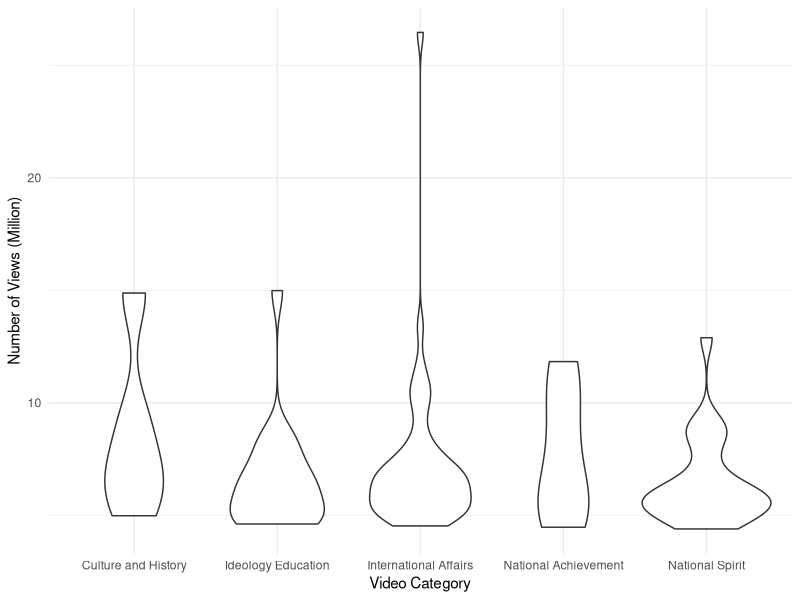
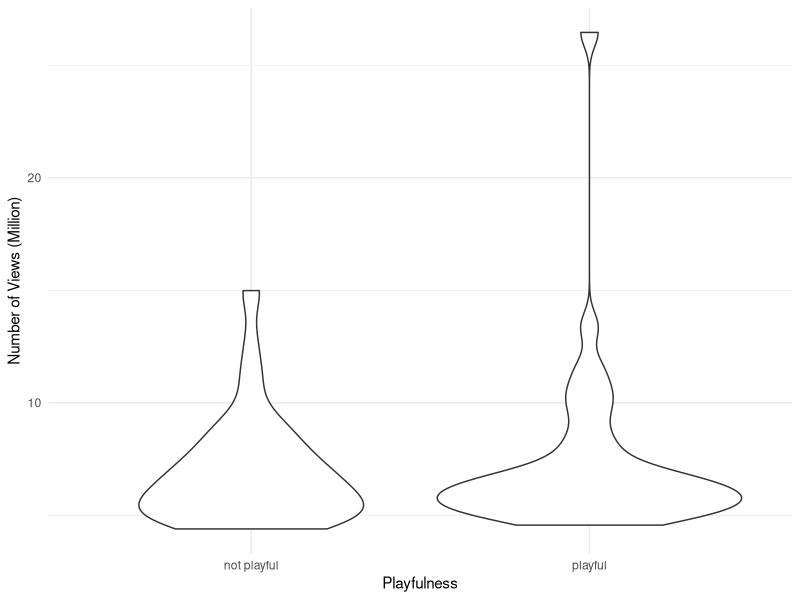
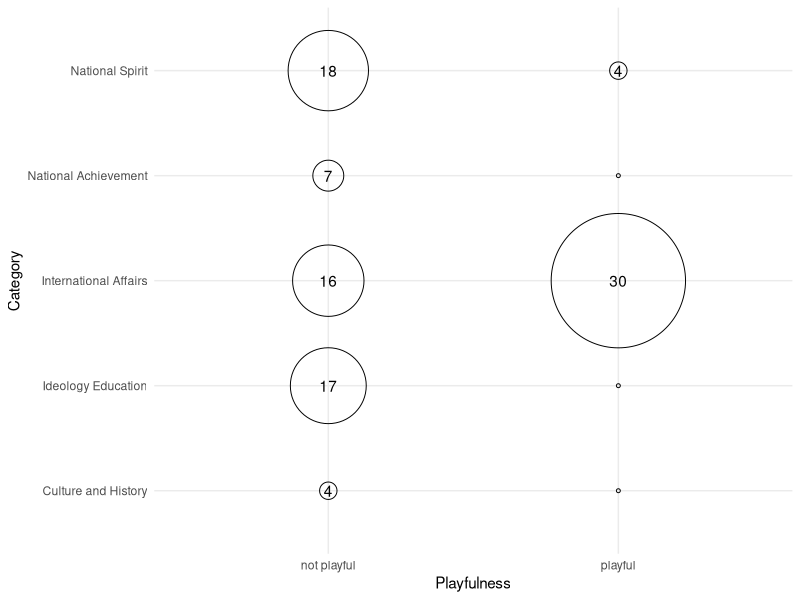
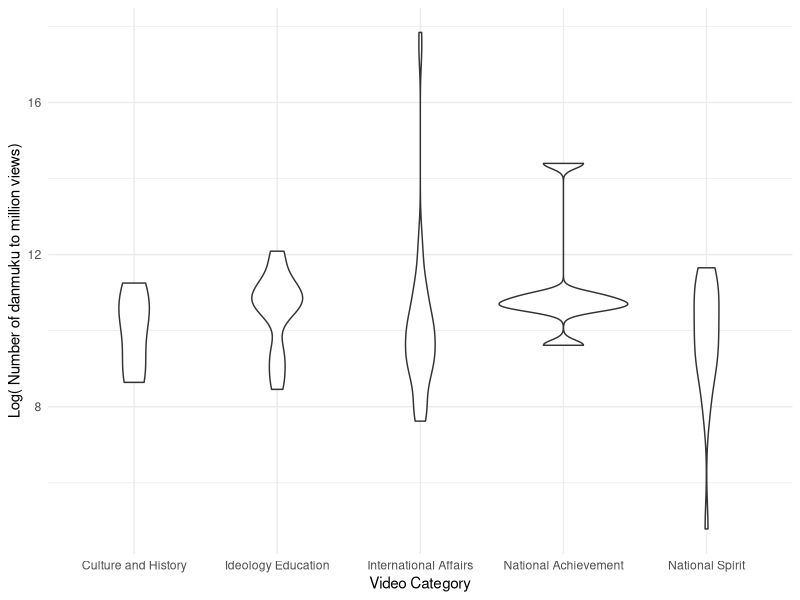
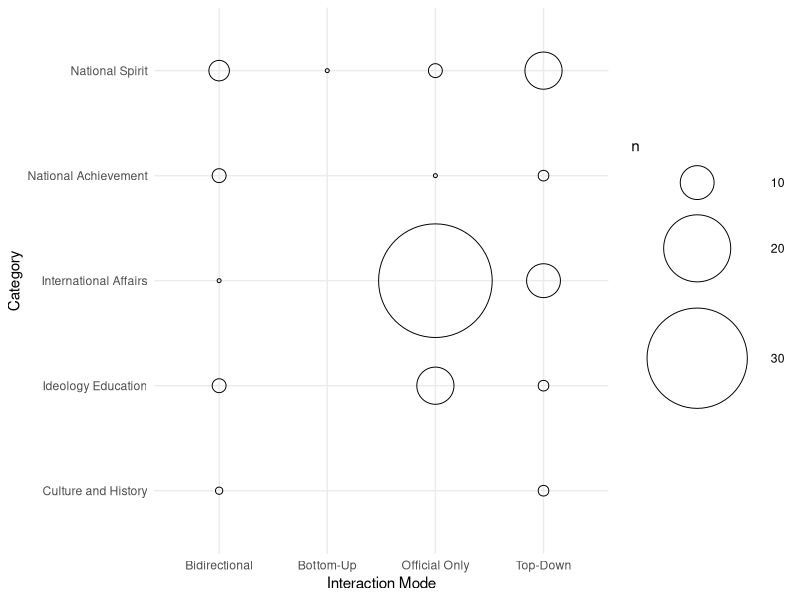
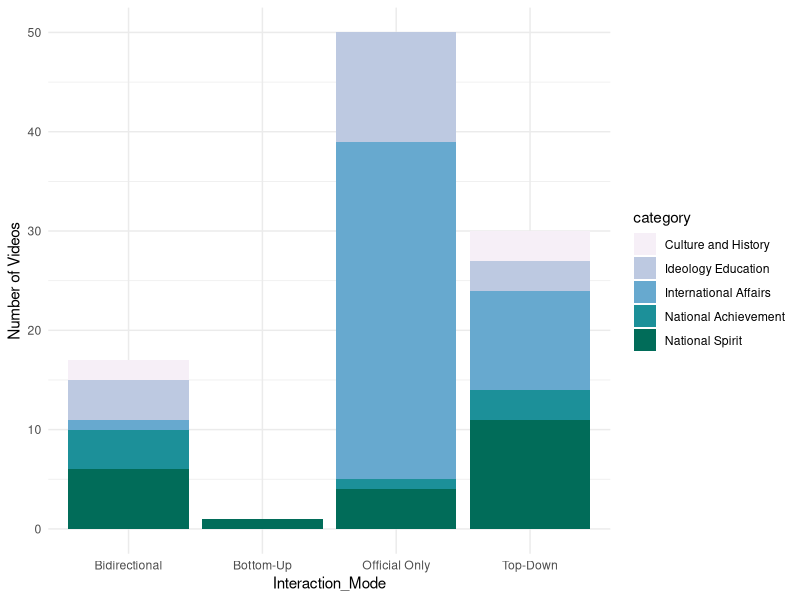
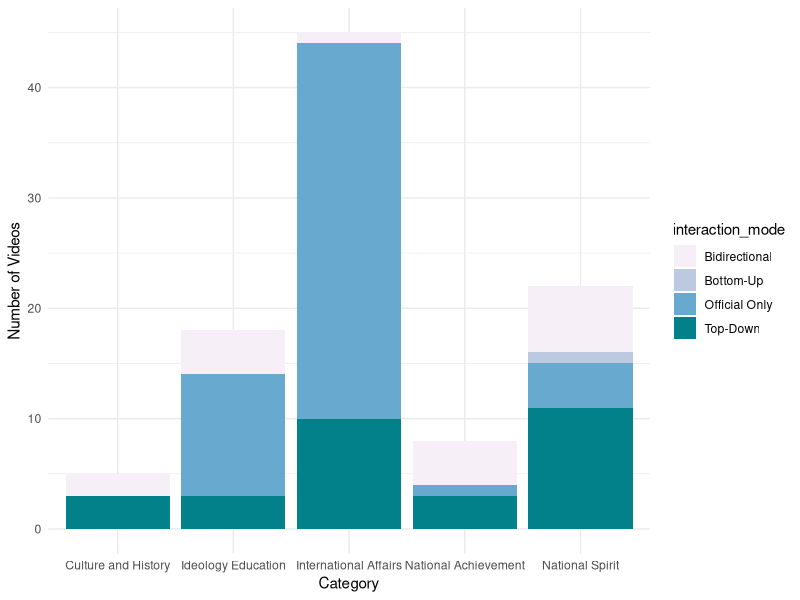
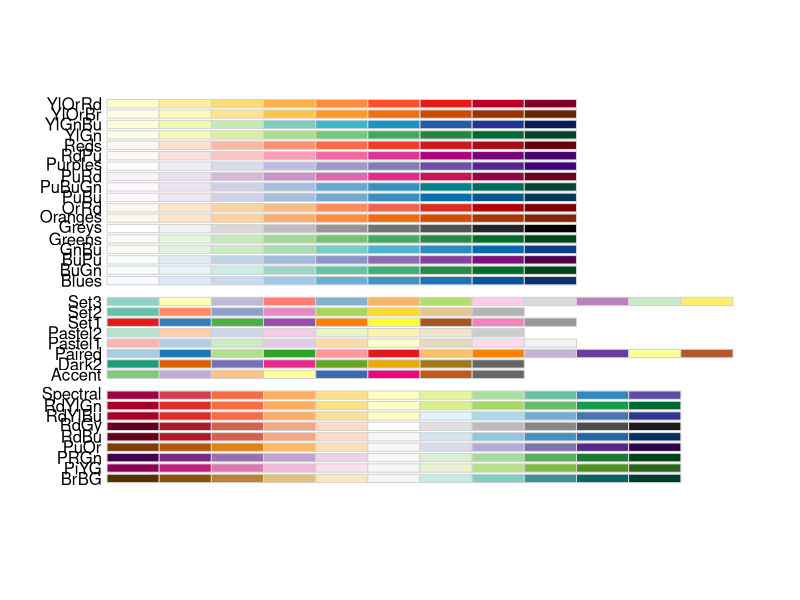

These figures' R source, in order:
## ---- chunk 1
knitr::opts_chunk$set(echo = TRUE)
## ---- chunk 2
setwd("~/Documents/Media_project")

library(readr)
library(tidyverse)
library(ggplot2)
library(RColorBrewer)
df <- read_csv("video_database_1010.csv") 
#class(df) a tibble
colnames(df)
summary(df)


## ---- chunk 3

df_1 <- df %>% select(uploader = "账号名称", view = "视频观看量(W)", danmuku_n = "弹幕数（W）",category = "类别分类", playfulness = "风格分类（playful patriotism）") %>% na.omit(view)

# missing 1 已下架

#mutate(variable=recode(variable,"oldname"="newname"))
df_1 <- df_1 %>% mutate(
  category =  recode(category,"（1）国家、民族精神体现类"= "National Spirit",
                     "（2）国家成就类" = "National Achievement",
                     "（3）政治外交类" = "International Affairs",
                     "（4）国家民族历史与文化类" = "Culture and History",
                     "（5）思想教育、价值观引导类" = "Ideology Education"),
  view = view*0.01, # unit: million
  danmuku_n = danmuku_n*10000, # unit: individual
  d_to_view = danmuku_n/view
  )

#disable scientific notation
df_1$d_to_view <- format(df_1$d_to_view, scientific = FALSE)


## ---- chunk 4
##category
table(df_1$category)
#translate category into english!

df_1 %>% ggplot(aes(category,view)) +
  geom_violin() +
  theme_minimal() + 
  labs(x="Video Category", y="Number of Views (Million)")
  
##playfulness
table(df_1$playfulness)
df_1 %>% na.omit %>% ggplot(aes(playfulness,view)) +
  geom_violin() +
  theme_minimal() + 
  labs(x="Playfulness", y="Number of Views (Million)")

## ---- chunk 5
#playful not playful cleaned-up


table(df_1$category, df_1$playfulness)

df_1 %>% na.omit() %>%
  ggplot(aes(x=playfulness,y=category)) +
  geom_count(shape = 1) +
  scale_shape(3,solid = FALSE) +
  scale_radius(range=c(1,45)) +
  theme_minimal() +
  annotate(geom = "text", x = "playful",y = "International Affairs", label = 30) +
  annotate(geom = "text", x = "not playful",y = "International Affairs", label = 16) +
  annotate(geom = "text", x = "playful",y = "National Spirit", label = 4) +
  annotate(geom = "text", x = "not playful",y = "National Spirit", label = 18) +
  annotate(geom = "text", x = "not playful",y = "Ideology Education", label = 17) +
  annotate(geom = "text", x = "not playful",y = "National Achievement", label = 7) +
  annotate(geom = "text", x = "not playful",y = "Culture and History", label = 4) +
  theme(legend.position = "none") +
  labs(x="Playfulness", y="Category")

#add color
  
## ---- chunk 6

#added danmaku variable
df_1 %>% ggplot(aes(category,log(danmuku_n))) +
  geom_violin() +
  theme_minimal() + 
  labs(x="Video Category", y="Log( Number of danmuku to million views)")


## ---- chunk 7

# recode upstream & downstream -> four categories?

colnames(df)
df_2 <- select(df, uploader = "账号名称", view = "视频观看量(W)", category = "类别分类",danmuku_n = "弹幕数（W）", playfulness = "风格分类（playful patriotism）", upstream_uploader = "上游视频发布主体", upstream_n = "上游视频数量", upstream_view = "上游视频浏览量", downstream_uploader = "下游视频发布主体", downstream_n = "下游视频数量", downstream_view = "下游视频浏览量") 

summary(df_2)

# same as df_1
df_2 <- df_2 %>% mutate(
    category =  recode(category,"（1）国家、民族精神体现类"= "National Spirit",
                     "（2）国家成就类" = "National Achievement",
                     "（3）政治外交类" = "International Affairs",
                     "（4）国家民族历史与文化类" = "Culture and History",
                     "（5）思想教育、价值观引导类" = "Ideology Education"),
  view = view*0.01, # unit: million
  danmuku_n = danmuku_n*10000, # unit: individual
  d_to_view = danmuku_n/view
)

#disable scientific notation
df_2$d_to_view <- format(df_2$d_to_view, scientific = FALSE)

# check notation consistency
table(df_2$upstream_uploader)
table(df_2$downstream_uploader)

df_2 <- df_2 %>% mutate(
  upstream_uploader = recode(upstream_uploader,"Non official" = "Non-official", "Official&Non-official" = "Official & Non-official"), # fix notation inconsistency
  downstream_uploader = recode(downstream_uploader, "Non-official & official" = "Official & Non-official"))

# check notation consistency
table(df_2$upstream_uploader)
table(df_2$downstream_uploader)


df_2 <- df_2 %>% mutate(
  interaction_mode = case_when(
    (upstream_uploader == "N/A" |upstream_uploader == "Official" ) & (downstream_uploader == "N/A" | downstream_uploader == "Official") ~ "Official Only",
    (upstream_uploader == "N/A" |upstream_uploader == "Official" ) & (downstream_uploader == "Non-official" | downstream_uploader == "Official & Non-official") ~ "Top-Down",
    (upstream_uploader == "Non-official" | upstream_uploader == "Official & Non-official") & (downstream_uploader == "N/A" | downstream_uploader == "Official") ~ "Bottom-Up",
    (upstream_uploader == "Non-official" | upstream_uploader == "Official & Non-official") & (downstream_uploader  == "Non-official" | downstream_uploader == "Official & Non-official" ) ~ "Bidirectional"
  ))

# Official Only: re-upload and interaction between official accounts
# Top-down: Official account upload first, non-official account imitate
# Bottom-up: Non-official account upload first, official account re-upload
# Bidirectional: Non-official account upload first, official account re-upload, non-official account then imitate


## ---- chunk 8

table(df_2$category,df_2$interaction_mode)

# count
df_2 %>% na.omit() %>%
  ggplot(aes(x=interaction_mode,y=category)) +
  geom_count(shape = 1) +
  scale_shape(3,solid = FALSE) +
  scale_radius(range=c(1,38)) +
  theme_minimal() +
  labs(x="Interaction Mode", y="Category")

# bar chart
# 6 fill 4
df_2 %>% na.omit %>%
  ggplot(aes(x=interaction_mode,fill=category)) +
  geom_bar() + 
  scale_fill_brewer(palette = "PuBuGn") +
  theme_minimal() +
  labs(x="Interaction_Mode", y="Number of Videos")

# 4 fill 6
df_2 %>% na.omit %>%
  ggplot(aes(x=category,fill=interaction_mode)) +
  geom_bar() + 
  scale_fill_brewer(palette = "PuBuGn") +
  theme_minimal() +
  labs(x="Category", y="Number of Videos")

#heatmap
#df_2 %>% na.omit %>% ggplot(aes(x=category,y=interaction_mode,fill=view)) +
#  geom_tile()


#df_1 %>% ggplot(aes(x=category,y=playfulness, fill=view)) +
#  geom_tile() +
#  scale_fill_distiller(palette = "RdPu") 

display.brewer.all()

## ---- chunk 9
df_2 %>% na.omit %>%
  mutate(interaction_mode = factor(interaction_mode, levels=c("Bidirectional", "Top-Down", "Bottom-Up","Official Only"))) %>%
  ggplot(aes(x=playfulness,fill=interaction_mode)) +
  geom_bar(position="fill") + 
  scale_fill_brewer(palette = "PuBuGn") +
  theme_minimal() +
  labs(x="Playfulness", y="Percentage")


## ---- chunk 10

df_1 %>% ggplot(aes(playfulness,log(danmuku_n))) +
  geom_violin() +
  theme_minimal() + 
  labs(x="Playfulness", y="Number of danmuku to million views")


## ---- chunk 11

df_2 <- df_2 %>% mutate(
  interactive_degree = case_when(
    interaction_mode == "Official Only" ~ "Low",
    interaction_mode == "Top-Down" | interaction_mode == "Bottom-Up" ~ "One-directional",
    interaction_mode == "Bidirectional" ~ "Bidirectional"
  )
)

df_2 %>% na.omit %>%
  mutate(interactive_degree = factor(interactive_degree, levels=c("Bidirectional", "One-directional", "Low"))) %>%
  ggplot(aes(x=playfulness,fill=interactive_degree)) +
  geom_bar(position="fill") + 
  scale_fill_brewer(palette = "PuBuGn") +
  theme_minimal() +
  labs(x="Category", y="Number of Videos")


## ---- chunk 12

#In Jamovi
## ---- chunk 13
write.csv(df_2, "database_coded.csv",row.names = F, fileEncoding = "UTF-8")
